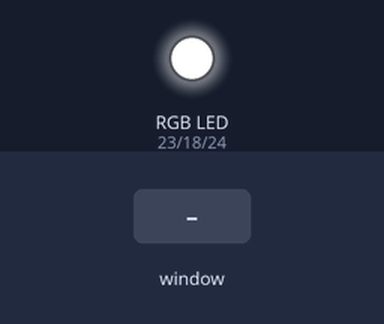
Simulated run of this program. Board: Raspberry Pi (BCM pin numbers). On the bench: an RGB LED mixed from three pins (HIGH = lit). Inputs (shaded band) come from the test bench. The desktop window is not drawn, its controls go by their first labels and the mouse button is held 0.15 s.

Above: at 1.2 s.
1.3 s: slider 1 in the window set to 50
At 2.3 s:
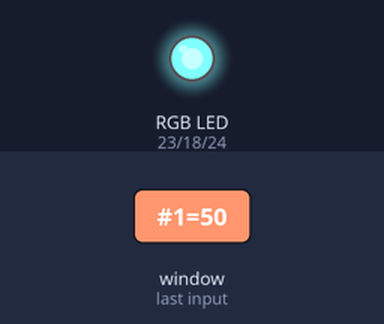
2.8 s: slider 1 in the window set to 100
At 3.5 s:
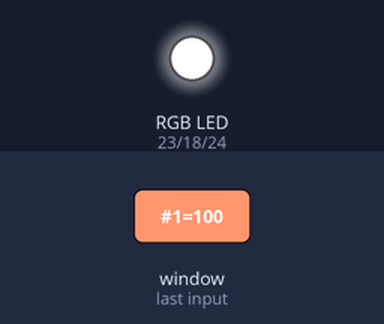
4.3 s: slider 1 in the window set to 0
At 4.6 s:
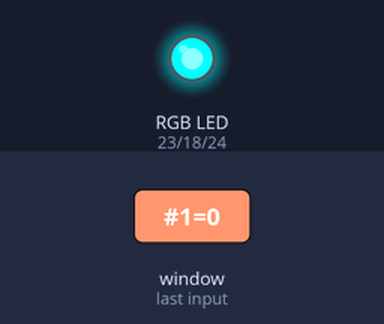
5.8 s: slider 2 in the window set to 50
At 6.9 s:
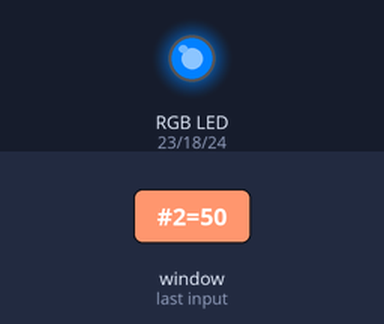
7.3 s: slider 1 in the window set to 25
At 8.1 s:
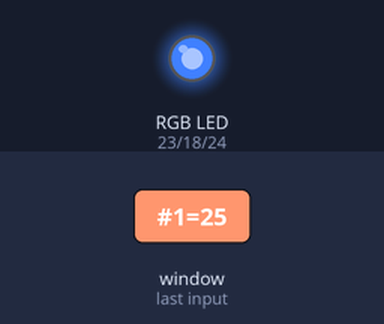
8.8 s: slider 2 in the window set to 100
At 9.2 s:
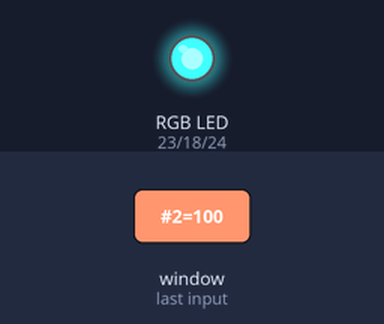
Timing chart, 0 to 11.3 s (numbered marks = the images above; inputs shaded):
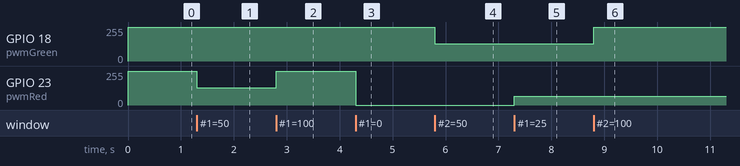

The program:

main.py
```python
from tkinter import *
import RPi.GPIO as GPIO
import time


GPIO.setmode(GPIO.BCM)
GPIO.setup(18, GPIO.OUT)
GPIO.setup(23, GPIO.OUT)
GPIO.setup(24, GPIO.OUT)
pwmRed = GPIO.PWM(23, 500)
pwmRed.start(100)
pwmGreen = GPIO.PWM(18, 500)
pwmGreen.start(100)
pwmBlue = GPIO.PWM(24, 500)
pwmBlue.start(100)


class App:
    def __init__(self, master):
        self.var_R = IntVar()
        self.var_G = IntVar()
        self.var_B = IntVar()
        frame = Frame(master)
        frame.pack()
        Label(frame, text='Red').pack(side=LEFT)
        scaleRed = Scale(frame, variable=self.var_R, from_=0, to=100,
                         orient=HORIZONTAL, command=self.updateRed)
        scaleRed.pack(side=LEFT)
        Label(frame, text='Green').pack(side=LEFT)
        scaleGreen = Scale(frame, variable=self.var_G, from_=0, to=100,
                           orient=HORIZONTAL, command=self.updateGreen)
        scaleGreen.pack(side=LEFT)
        Label(frame, text='Blue').pack(side=LEFT)
        scaleBlue = Scale(frame, variable=self.var_B, from_=0, to=100,
                          orient=HORIZONTAL, command=self.updateBlue)
        scaleBlue.pack(side=LEFT)

    def updateRed(self, duty):  #
        main.configure(background=(self.rgb_to_hex(
            self.var_R, self.var_G, self.var_B)))
        # change the led brightness to match the slider
        pwmRed.ChangeDutyCycle(float(duty))
        pass

    def updateGreen(self, duty):
        main.configure(background=(self.rgb_to_hex(
            self.var_R, self.var_G, self.var_B)))
        pwmGreen.ChangeDutyCycle(float(duty))
        pass

    def updateBlue(self, duty):
        main.configure(background=(self.rgb_to_hex(
            self.var_R, self.var_G, self.var_B)))
        pwmBlue.ChangeDutyCycle(float(duty))
        pass

    def rgb_to_hex(self, r, g, b):
        r = int(r.get() * 255 / 100)
        g = int(g.get() * 255 / 100)
        b = int(b.get() * 255 / 100)
        return '#%02X%02X%02X' % (r, g, b)


main = Tk()  # 8
main.eval('tk::PlaceWindow . center')
main.wm_title('RGB LED Control')
mainFrame = App(main)
main.geometry("500x200")
main.resizable(False, False)
main.configure(background=('#000000'))

try:
    main.mainloop()
finally:
    print("Cleaning up")
    GPIO.cleanup()
```

Measured:
- after the input at 1.3 s, GPIO 23 (pwmRed): 255/255 → 128/255 at once
- after the input at 2.8 s, GPIO 23 (pwmRed): 128/255 → 255/255 at once
- after the input at 4.3 s, GPIO 23 (pwmRed): 255/255 → 0/255 at once
- after the input at 5.8 s, GPIO 18 (pwmGreen): 255/255 → 128/255 at once
- after the input at 7.3 s, GPIO 23 (pwmRed): 0/255 → 64/255 at once
- after the input at 8.8 s, GPIO 18 (pwmGreen): 128/255 → 255/255 at once
